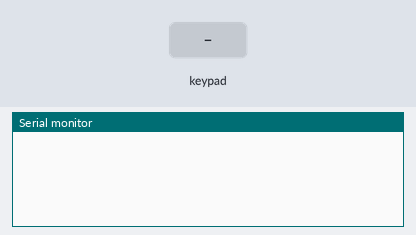
This sketch was run on a simulated Arduino Uno, built with avr-gcc and run on an emulated ATmega328P. On the bench: the last lines printed to the serial monitor. The inputs (shaded band) are chosen by the test bench.

Above: at 1.2 s.
1.3 s: key '1' pressed
At 1.8 s:
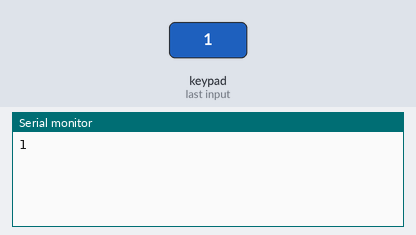
2.8 s: keypad keys 8 7 6 5 # pressed 0.4 s apart
At 5.5 s:
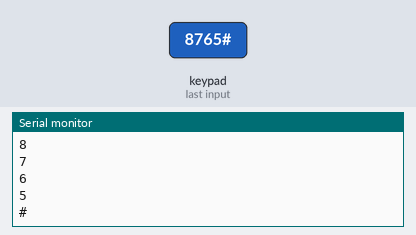
6.3 s: key '*' pressed
At 6.9 s:
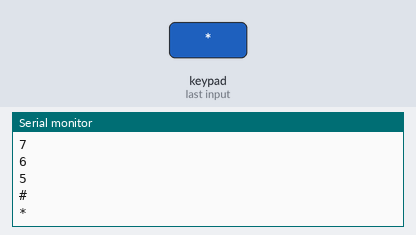
7.8 s: keypad keys 4 3 2 pressed 0.4 s apart
At 9.8 s:
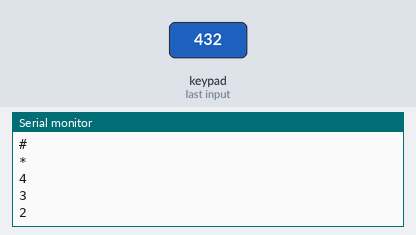
Timing chart, 0 to 11.3 s (numbered marks = the images above; inputs shaded):
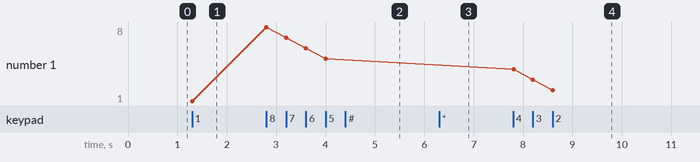

The sketch:

Keypad_SSD.ino
```cpp
#include <Keypad.h>

//int d = 800;

const byte ROWS = 4; //four rows
const byte COLS = 3; //four columns

//define the cymbols on the buttons of the keypads
char hexaKeys[ROWS][COLS] = {
{'1','2','3'},
{'4','5','6'},
{'7','8','9'},
{'*','0','#'}
};

byte rowPins[ROWS] = {8, 7, 6, 5}; //connect to the row pinouts of the keypad
byte colPins[COLS] = {4, 3, 2}; //connect to the column pinouts of the keypad

//initialize an instance of class NewKeypad
Keypad customKeypad = Keypad( makeKeymap(hexaKeys), rowPins, colPins, ROWS, COLS);

void setup() {
//  for(int i = 2;i<=9;i++){
//    pinMode(i, OUTPUT);
//  }
  Serial.begin(9600);
}

void loop() {
  char pindotKey = customKeypad.getKey();

  if (pindotKey != NO_KEY){
    Serial.println(pindotKey);
  }

//  zero();
//  one();
//  two();
//  three();
//  four();
//  five();
//  six();
//  seven();
//  eight();
//  nine();
}

//void zero(){
//  for(int i = 2;i <= 9;i++){
//    if(i==8){
//      digitalWrite(i, LOW);
//    }else{
//      digitalWrite(i, HIGH);
//    }
//  }
//  delay(d);
//  for(int i = 2;i <= 9;i++){
//    digitalWrite(i, LOW);
//  }
//}
//void one(){
//  for(int i = 2;i <= 9;i++){
//    if(i==3 || i==4 || i==9){
//      digitalWrite(i, HIGH);
//    }else{
//      digitalWrite(i, LOW);
//    }
//  }
//  delay(d);
//  for(int i = 2;i <= 9;i++){
//    digitalWrite(i, LOW);
//  }
//}
//void two(){
//  for(int i = 2;i <= 9;i++){
//    if(i==4 || i==7){
//      digitalWrite(i, LOW);
//    }else{
//      digitalWrite(i, HIGH);
//    }
//  }
//  delay(d);
//  for(int i = 2;i <= 9;i++){
//    digitalWrite(i, LOW);
//  }
//}
//void three(){
//  for(int i = 2;i <= 9;i++){
//    if(i==6 || i==7){
//      digitalWrite(i, LOW);
//    }else{
//      digitalWrite(i, HIGH);
//    }
//  }
//  delay(d);
//  for(int i = 2;i <= 9;i++){
//    digitalWrite(i, LOW);
//  }
//}
//void four(){
//  for(int i = 2;i <= 9;i++){
//    if(i==2 || i==5 || i==6){
//      digitalWrite(i, LOW);
//    }else{
//      digitalWrite(i, HIGH);
//    }
//  }
//  delay(d);
//  for(int i = 2;i <= 9;i++){
//    digitalWrite(i, LOW);
//  }
//}
//void five(){
//  for(int i = 2;i <= 9;i++){
//    if(i==3 || i==6){
//      digitalWrite(i, LOW);
//    }else{
//      digitalWrite(i, HIGH);
//    }
//  }
//  delay(d);
//  for(int i = 2;i <= 9;i++){
//    digitalWrite(i, LOW);
//  }
//}
//void six(){
//  for(int i = 2;i <= 9;i++){
//    if(i==3){
//      digitalWrite(i, LOW);
//    }else{
//      digitalWrite(i, HIGH);
//    }
//  }
//  delay(d);
//  for(int i = 2;i <= 9;i++){
//    digitalWrite(i, LOW);
//  }
//}
//void seven(){
//  for(int i = 2;i <= 9;i++){
//    if(i==5 || i==6 || i==7 || i==8){
//      digitalWrite(i, LOW);
//    }else{
//      digitalWrite(i, HIGH);
//    }
//  }
//  delay(d);
//  for(int i = 2;i <= 9;i++){
//    digitalWrite(i, LOW);
//  }
//}
//void eight(){
//  for(int i = 2;i <= 9;i++){
//    digitalWrite(i, HIGH);
//  }
//  delay(d);
//  for(int i = 2;i <= 9;i++){
//    digitalWrite(i, LOW);
//  }
//}
//void nine(){
//  for(int i = 2;i <= 9;i++){
//    if(i==6){
//      digitalWrite(i, LOW);
//    }else{
//      digitalWrite(i, HIGH);
//    }
//  }
//  delay(d);
//  for(int i = 2;i <= 9;i++){
//    digitalWrite(i, LOW);
//  }
//}
```

Measured:
- after the input at 1.3 s, the serial monitor: prints a new line at once (image 1)
- after the input at 2.8 s, the serial monitor: prints a new line at once (image 2)
- after the input at 6.3 s, the serial monitor: prints a new line at once (image 3)
- after the input at 7.8 s, the serial monitor: prints a new line at once (image 4)
- plotted number 1: 1 → 5 after the input at 2.8 s, 5 → 2 after the input at 7.8 s
